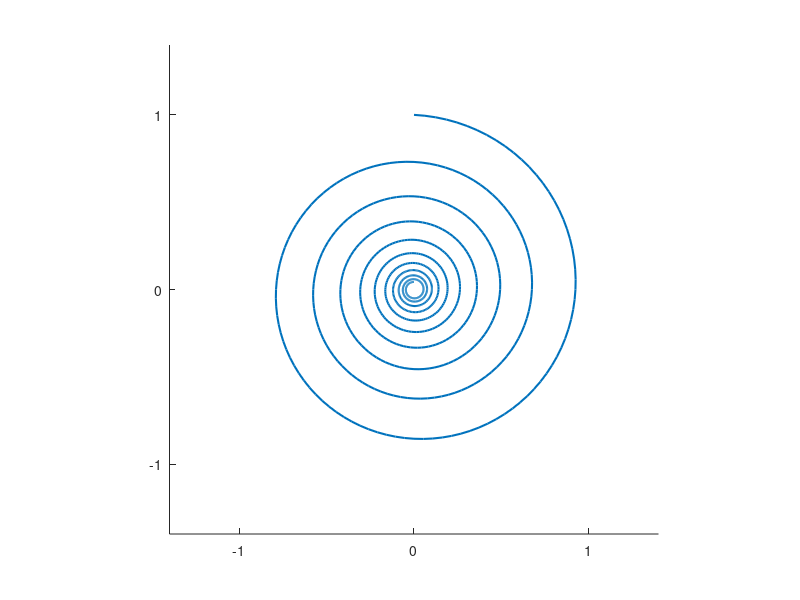

Write MATLAB code to recreate this figure.
clear
close all
clc

t = 0 : pi / 50 : 20 * pi;
x = exp(-0.05 * t).*sin(t);
y = exp(-0.05 * t).*cos(t);

figure
hold on
set(gcf, 'color', 'white')
set(gca, 'XTick', -1:1:1)
set(gca, 'YTick', -1:1:1)
axis([-1.4 1.4 -1.4 1.4])
daspect([1 1 1])

plot(x,y, 'LineWidth', 1.5);

